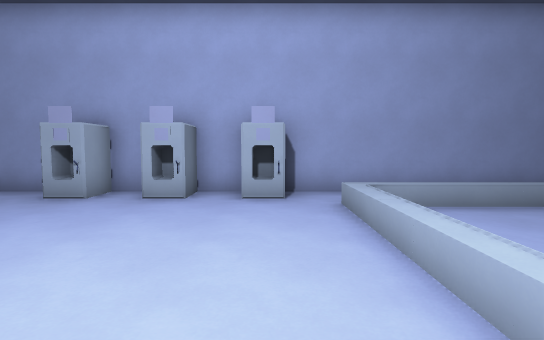
View 1 (above)

12 first-person views from a walk through a Godot game level. The camera is 1.4 m above the floor, tilts 4° down and sees 80° across. The floor is counted in squares, 1.34 m on a side. Each view is taken from the middle of a square. On the plan, view 1 faces up. The plan holds only what a view shows up to about 13 squares ahead; the rest is blank. The place goes on beyond the plan.

View 2
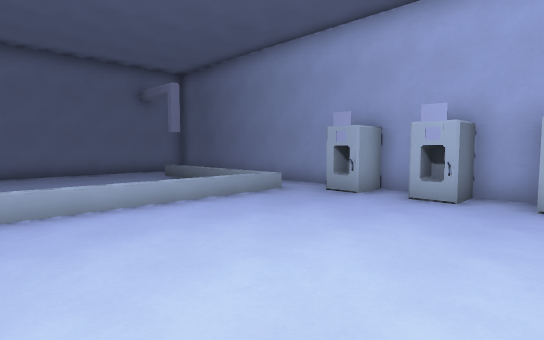

View 3
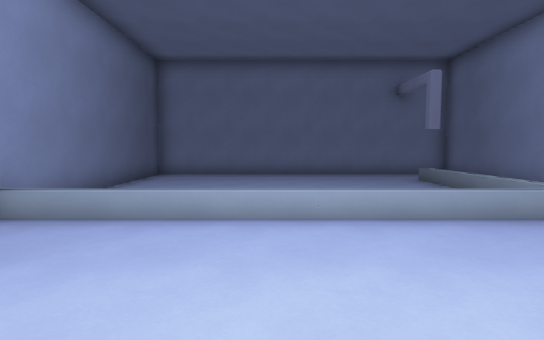

View 4
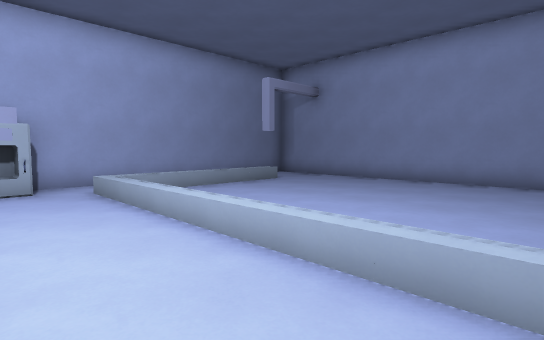

View 5
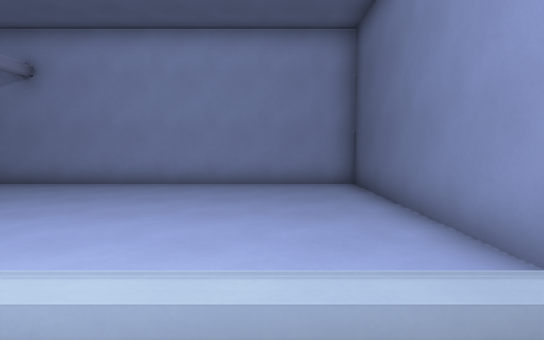

View 6
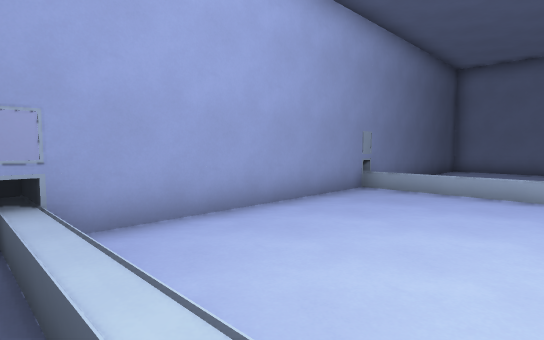

View 7
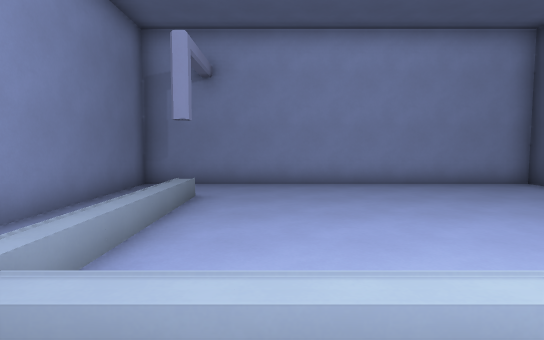

View 8
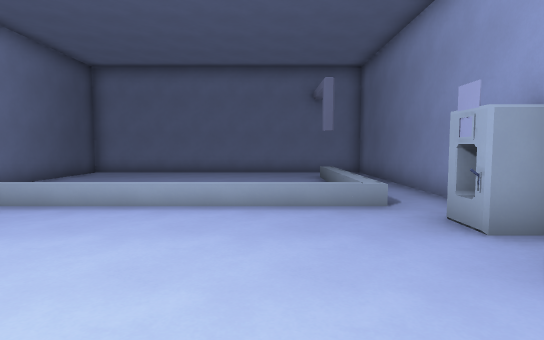

View 9
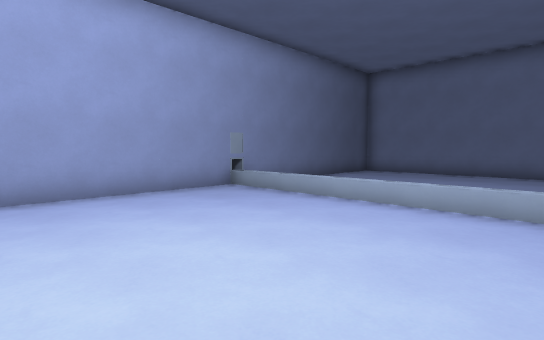

View 10
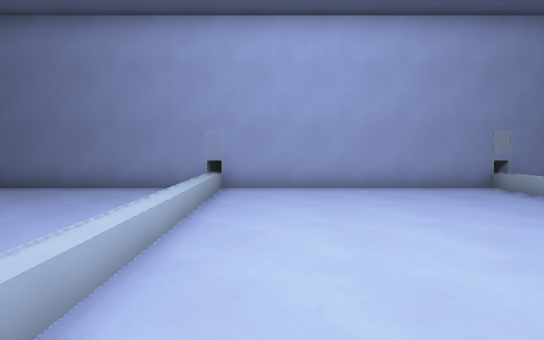

View 11
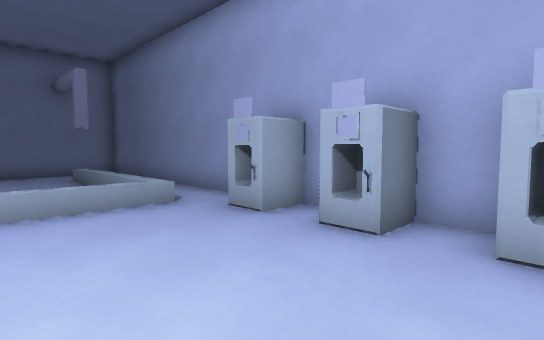

View 12
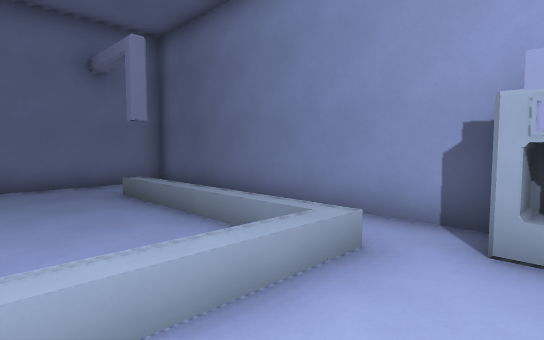

### Floor plan
Key: @ floor where view 1 was taken; # wall or solid block; . main floor; : floor 0.5 m higher than the main floor; / step, stairs or slope; P pipe; O other object.
Columns run from 14 left of view 1 to 9 right of it. Each row starts with its distance up from view 1.
  8 ########################
  7 #  .......#.#.#........#
  6 #..P/////.O.O.O.:::::..#
  5 #......./..............#
  4 #......./..............#
  3 #......./..............#
  2 #.....  /..............#
  1 #.....  /..............#
  0 #.....  /.....@........#
 -1 #.....  /..............#
 -2 #.....  /..............#
 -3 #.....  /..............#
 -4 ########################

Positions as (right, up) in squares from view 1, and headings:
1: (0, 0), facing up
2: (0, 0), facing up-left
3: (-1, 1), facing left
4: (-1, -2), facing up-right
5: (0, -1), facing right
6: (2, 1), facing down-left
7: (0, 4), facing right
8: (0, 4), facing left
9: (0, 4), facing down-left
10: (0, 5), facing down
11: (0, 3), facing up-left
12: (-4, 3), facing up-left
